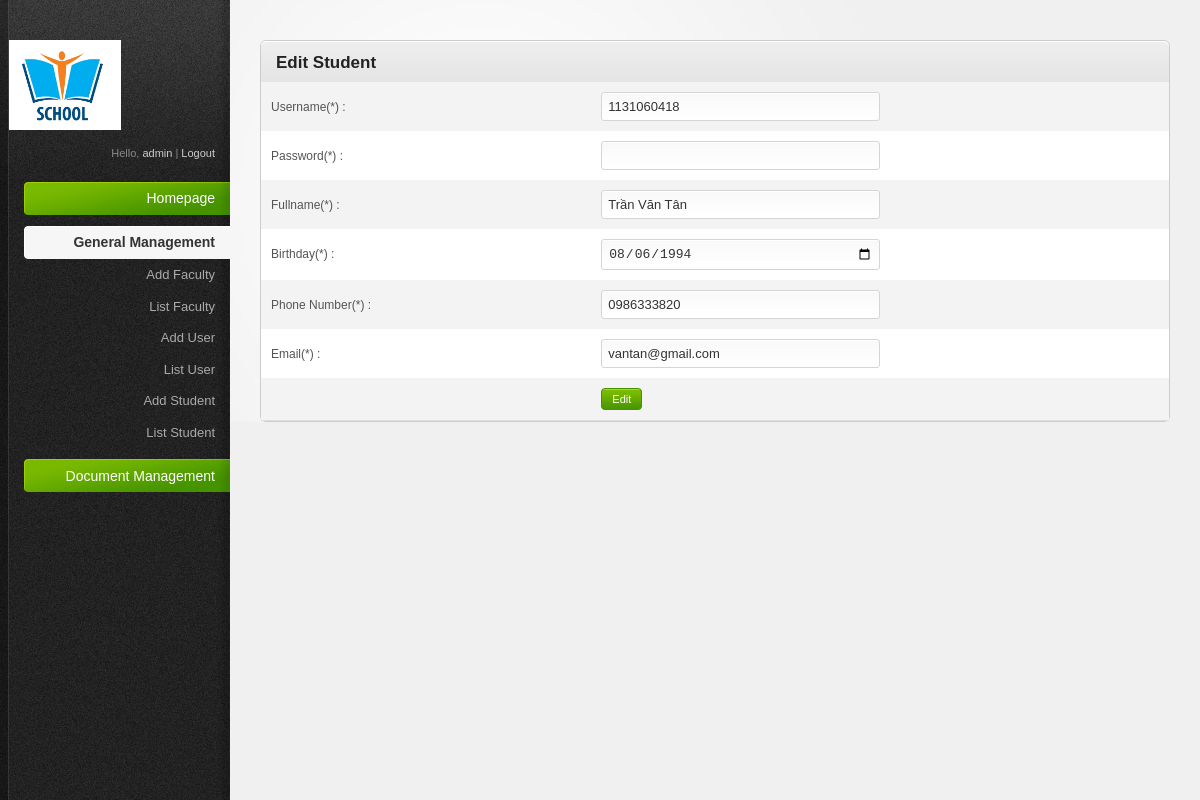
/admin/index.php?act=student&mod=edit&id=1131060418 (signed in), run on the app's committed database.
### tables this page shows
CREATE TABLE IF NOT EXISTS `tbl_student` (
  `studentID` varchar(20) NOT NULL,
  `password` varchar(300) NOT NULL,
  `id_faculty` int(11) NOT NULL,
  `fullname` varchar(50) NOT NULL,
  `dob` date NOT NULL,
  `phoneNum` varchar(15) NOT NULL,
  `email` varchar(30) NOT NULL,
  PRIMARY KEY (`studentID`)
);

### admin/modules/student/edit.php (the view)
<?php
	$sql="select * from tbl_student where studentID='$_GET[id]'";
	$qr=mysql_query($sql);
	$kq=mysql_fetch_array($qr);
?>
<div class="content-box-header">
	<h3>Edit Student</h3>
</div>
<form method="post" action="" enctype="multipart/form-data">
<table>
	<tr>
		<td>Username(*) :</td>
		<td><input class="medium-input" readonly="1" name="username" value="<?php echo $kq[studentID]; ?>" /></td>
	</tr>
	<tr>
		<td>Password(*) :</td>
		<td><input class="medium-input" name="password" value="" /></td>
	</tr>
	<tr>
		<td>Fullname(*) :</td>
		<td><input class="medium-input" name="fullname" value="<?php echo $kq[fullname]; ?>" /></td>
	</tr>
	<tr>
		<td>Birthday(*) :</td>
		<td><input class="medium-input" type="date" name="dob" value="<?php echo $kq[dob]; ?>" /></td>
	</tr>
	<tr>
		<td>Phone Number(*) :</td>
		<td><input class="medium-input" name="phoneNum" value="<?php echo $kq[phoneNum]; ?>" /></td>
	</tr>
	<tr>
		<td>Email(*) :</td>
		<td><input class="medium-input" name="email" value="<?php echo $kq[email]; ?>" /></td>
	</tr>
	<tr>
		<td><input type="hidden" name="editStudent" value="editStudent"/></td>
        <td><input class="button" type="submit" value=" Edit "/></td>
	</tr>
</table>
</form>

### admin/teamplates/css/style.css (style rules this page uses)
html { font-size: 100%; height: 100%; margin-bottom: 1px; }
body { font-family: Arial, Helvetica, sans-serif; color: #555; background: #f0f0f0 url('../images/bg-body.gif') top left repeat-y; font-size: 12px; }
h1, h2, h3, h4, h5, h6 { font-family: Helvetica, Arial, sans-serif; color: #222; font-weight: bold; }
h3 { font-size: 17px; padding: 0 0 10px 0; }
.button { font-family: Verdana, Arial, sans-serif; display: inline-block; background: #459300 url('../images/bg-button-green.gif') top left repeat-x !important; border: 1px solid #459300 !important; padding: 4px 7px 4px 7px !important; color: #fff !important; font-size: 11px !important; cursor: pointer; }
.content-box-header { background: #e5e5e5 url('../images/bg-content-box.gif') top left repeat-x; margin-top: 1px; height: 40px; }
.content-box-header h3 { padding: 12px 15px 10px; float: left; }
#main-content table { width: 100%; border-collapse: collapse; }
#main-content tbody tr { background: #fff; }
#main-content tbody tr.alt-row { background: #f3f3f3; }
#main-content table td, #main-content table th { padding: 10px; line-height: 1.3em; }
form input, input.text-input, form select, form textarea, form .wysiwyg { padding: 6px; font-size: 13px; background: #fff url('../images/bg-form-field.gif') top left repeat-x; border: 1px solid #d5d5d5; color: #333; }
form .medium-input { width: 50% !important; border-radius: 3px; }

### admin/teamplates/css/invalid.css (style rules this page uses)
.button, #main-content table tfoot td .bulk-actions select, .pagination a.number, form input.text-input, form textarea, form .wysiwyg, form select { -moz-border-radius: 4px; -webkit-border-radius: 4px; border-radius: 4px; }
.content-box, .content-box-header, ul.content-box-tabs li a.current, .shortcut-button, .notification { -moz-border-radius: 6px; -webkit-border-radius: 6px; border-radius: 6px; }
.content-box-header { -moz-border-radius-bottomleft: 0; -moz-border-radius-bottomright: 0; -webkit-border-bottom-left-radius: 0; -webkit-border-bottom-right-radius: 0; border-bottom-left-radius: 0; border-bottom-right-radius: 0; }

### data on the page
tbl_student: username "1131060418", fullname "Trần Văn Tân", dob "08/06/1994", phoneNum "0986333820", email "vantan@gmail.com"

### other printed values
$_SESSION['adminID'] "admin"
